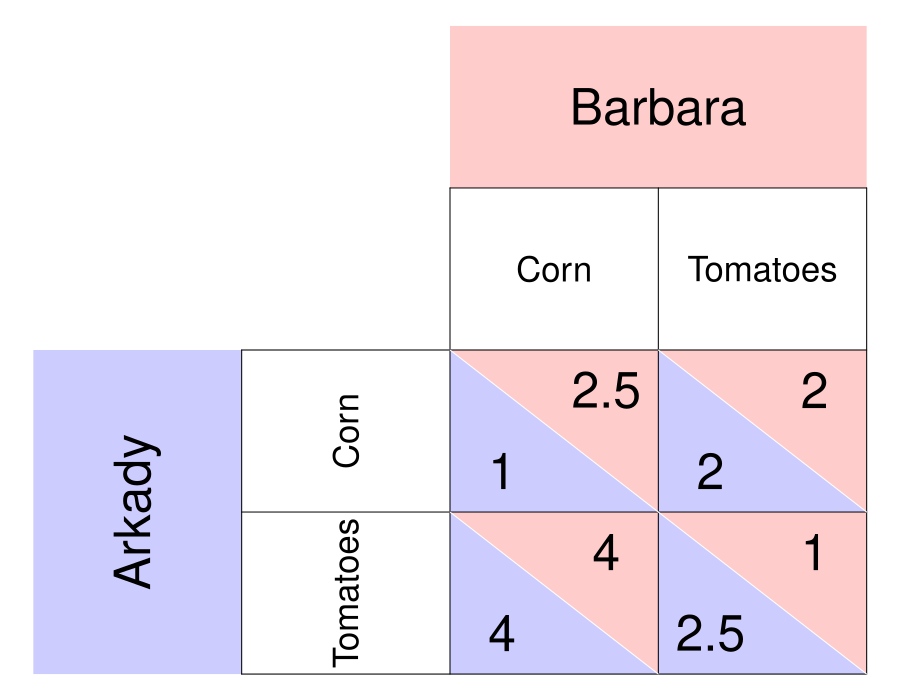

Reproduce this figure in R.
require(ggplot2)
require(shape)
pdf(file = "society/matrix_invisiblehand_nosoln.pdf", width = 9, height = 7)

par(mar =  c(0, 0, 0, 0))
xlims <- c(0, 8)
ylims <- c(0, 8)

#TextSizes
PlayerSize <- 3
StratSize <- 2.1
PayoffSize <- 3
p1fadelevel <- 0.2
p2fadelevel <- 0.2

#Payoffs are listed as c("NW", "SW", "NE", "SE")

#Considerations for Player 1
P1Name <- c("Arkady")
P1Strat <- c("Corn", "Tomatoes")
P1Payoffs <- c("1", "4", "2", "2.5")
P1BR1 <- c("SW") #Must be NW or SW - the BR prints accordingly. 
P1BR2 <- c("SE") #Must be NE or SE - the BR prints accordingly. 
#NW = (5, 3); SW = (5,1); NE = (7, 3); SE = (7, 1)
P1bestsize <- 2.5 #Adjusts size of point indicating best response of P1

#Considerations for Player 2
P2Name <- c("Barbara")
P2Strat <- c("Corn", "Tomatoes")
P2Payoffs <- c("2.5", "4", "2", "1")
P2BR1 <- c("NW") #Must be NW or NE - the BR prints accordingly. 
P2BR2 <- c("SW") #Must be SW or SE - the BR prints accordingly. 
P2bestsize <- 4 #Adjusts size of circle indicating best response of P2

plot(0, 0, xlim = xlims, ylim = ylims, type = "n",
     xlab = expression(""),
     ylab = expression(""),
     xaxt = "n", 
     yaxt = "n", 
     cex.lab = 2, 
     bty = "n")



#Color and label for Player 1 and their strategies
polygon(c(0,0,2,2,0), c(0,4,4,0,0), col=rgb(0, 0, 1, p1fadelevel), density=NULL, border = NA)
text(1, 2, P1Name[1], srt = 90, cex = PlayerSize)

text(3, 3, P1Strat[1], cex = StratSize, srt = 90)
text(3, 1, P1Strat[2], cex = StratSize, srt = 90)


#Color and label for Player 2
polygon(c(4,4,8,8,4), c(8,6,6,8,8), col=rgb(1, 0, 0, p2fadelevel), density=NULL, border = NA)
text(6, 7, P2Name[1], cex = PlayerSize)

text(5, 5, P2Strat[1], cex = StratSize)
text(7, 5, P2Strat[2], cex = StratSize)

#NorthWest cell 
#P1
polygon(c(4,4,6,4), c(4,2,2,4), col=rgb(0, 0, 1, p1fadelevel), density=NULL, border = NA)
#P2
polygon(c(4,6,6,4), c(4,4,2,4), col=rgb(1, 0, 0, p2fadelevel), density=NULL, border = NA)

#P1
text(4.5, 2.5, P1Payoffs[1], cex = PayoffSize)
#P2
text(5.5, 3.5, P2Payoffs[1], cex = PayoffSize)

#SouthWest cell  
#P1
polygon(c(4,4,6,4), c(2,0,0,2), col=rgb(0, 0, 1, p1fadelevel), density=NULL, border = NA)
#P2
polygon(c(4,6,6,4), c(2,2,0,2), col=rgb(1, 0, 0, p2fadelevel), density=NULL, border = NA)

#P1
text(4.5, 0.5, P1Payoffs[2], cex = PayoffSize)
#P2
text(5.5, 1.5, P2Payoffs[2], cex = PayoffSize)


#NorthEast cell 
#P1
polygon(c(6,6,8,6), c(4,2,2,4), col=rgb(0, 0, 1, p1fadelevel), density=NULL, border = NA)
#P2
polygon(c(6,8,8,6), c(4,4,2,4), col=rgb(1, 0, 0, p2fadelevel), density=NULL, border = NA)
#P1
text(6.5, 2.5, P1Payoffs[3], cex = PayoffSize)
#P2
text(7.5, 3.5, P2Payoffs[3], cex = PayoffSize)

#SouthEast cell 
#P1
polygon(c(6,6,8,6), c(2,0,0,2), col=rgb(0, 0, 1, p1fadelevel), density=NULL, border = NA)
#P2
polygon(c(6,8,8,6), c(2,2,0,2), col=rgb(1, 0, 0, p2fadelevel), density=NULL, border = NA)
#P1
text(6.5, 0.5, P1Payoffs[4], cex = PayoffSize)
#P2
text(7.5, 1.5, P2Payoffs[4], cex = PayoffSize)


#Lines for the Table
segments(8, 0, 8, 6, lty = 1, col = "black")
segments(4, 6, 8, 6, lty = 1, col = "black")
segments(2, 0, 2, 4, lty = 1, col = "black")
segments(2, 0, 8, 0, lty = 1, col = "black")
segments(2, 4, 8, 4, lty = 1, col = "black")
segments(4, 0, 4, 6, lty = 1, col = "black")
segments(2, 2, 8, 2, lty = 1, col = "black")
segments(6, 0, 6, 6, lty = 1, col = "black")

#Diagonals
#NW
segments(4, 4, 6, 2, lty = 1, col = "white")
#NE
segments(6, 4, 8, 2, lty = 1, col = "white")
#SW
segments(4, 2, 6, 0, lty = 1, col = "white")
#Se
segments(6, 2, 8, 0, lty = 1, col = "white")


# #Best responses 
# #P1 
# if (P1BR1[1] == "NW"){
#   points(5, 3, pch = 16, col = "black", cex = P1bestsize)
# } else{points(5, 1, pch = 16, col = "black", cex = P1bestsize)
# }
# 
# if (P1BR2[1] == "NE"){
#   points(7, 3, pch = 16, col = "black", cex = P1bestsize)
# } else{points(7, 1, pch = 16, col = "black", cex = P1bestsize)
# }
# 
# 
# #P2
# if (P2BR1[1] == "NW"){
#   points(5, 3, pch = 1, col = "black", cex = P2bestsize)
# } else{points(7, 3, pch = 1, col = "black", cex = P2bestsize)
# }
# 
# if (P2BR2[1] == "SW"){
#   points(5, 1, pch = 1, col = "black", cex = P2bestsize)
# } else{points(7, 1, pch = 1, col = "black", cex = P2bestsize)
# }

dev.off()
